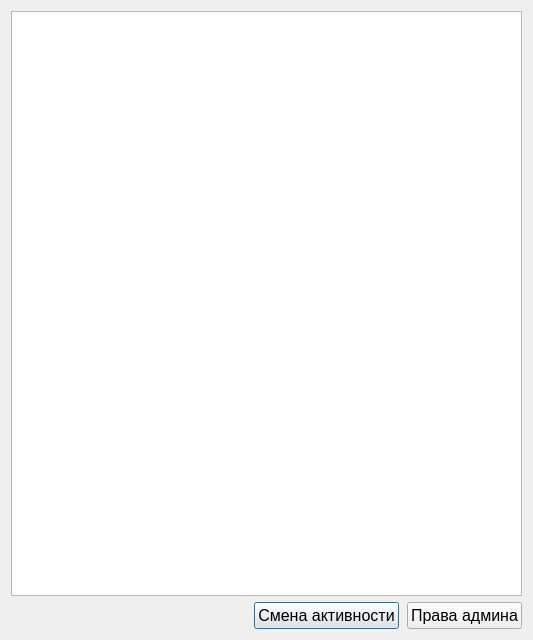
<?xml version="1.0" encoding="UTF-8"?>
<ui version="4.0">
 <class>AdmUsers</class>
 <widget class="QDialog" name="AdmUsers">
  <property name="geometry">
   <rect>
    <x>0</x>
    <y>0</y>
    <width>533</width>
    <height>640</height>
   </rect>
  </property>
  <property name="windowTitle">
   <string>Пользователи</string>
  </property>
  <layout class="QVBoxLayout" name="verticalLayout_2">
   <item>
    <layout class="QHBoxLayout" name="horizontalLayout">
     <property name="spacing">
      <number>8</number>
     </property>
     <item>
      <widget class="QTableView" name="tableView">
       <property name="font">
        <font>
         <pointsize>12</pointsize>
        </font>
       </property>
       <property name="selectionMode">
        <enum>QAbstractItemView::SingleSelection</enum>
       </property>
       <property name="selectionBehavior">
        <enum>QAbstractItemView::SelectRows</enum>
       </property>
       <property name="sortingEnabled">
        <bool>true</bool>
       </property>
       <attribute name="horizontalHeaderVisible">
        <bool>true</bool>
       </attribute>
       <attribute name="horizontalHeaderHighlightSections">
        <bool>true</bool>
       </attribute>
       <attribute name="horizontalHeaderStretchLastSection">
        <bool>true</bool>
       </attribute>
       <attribute name="verticalHeaderVisible">
        <bool>false</bool>
       </attribute>
       <attribute name="verticalHeaderMinimumSectionSize">
        <number>16</number>
       </attribute>
       <attribute name="verticalHeaderDefaultSectionSize">
        <number>25</number>
       </attribute>
      </widget>
     </item>
    </layout>
   </item>
   <item>
    <layout class="QHBoxLayout" name="horizontalLayout_3">
     <property name="spacing">
      <number>8</number>
     </property>
     <item>
      <spacer name="horizontalSpacer">
       <property name="orientation">
        <enum>Qt::Horizontal</enum>
       </property>
       <property name="sizeHint" stdset="0">
        <size>
         <width>40</width>
         <height>20</height>
        </size>
       </property>
      </spacer>
     </item>
     <item>
      <widget class="QPushButton" name="pushActiv">
       <property name="font">
        <font>
         <pointsize>12</pointsize>
        </font>
       </property>
       <property name="text">
        <string>Смена активности</string>
       </property>
      </widget>
     </item>
     <item>
      <widget class="QPushButton" name="pushAdmin">
       <property name="minimumSize">
        <size>
         <width>3</width>
         <height>0</height>
        </size>
       </property>
       <property name="font">
        <font>
         <pointsize>12</pointsize>
        </font>
       </property>
       <property name="text">
        <string>Права админа</string>
       </property>
      </widget>
     </item>
    </layout>
   </item>
  </layout>
 </widget>
 <resources/>
 <connections/>
</ui>
